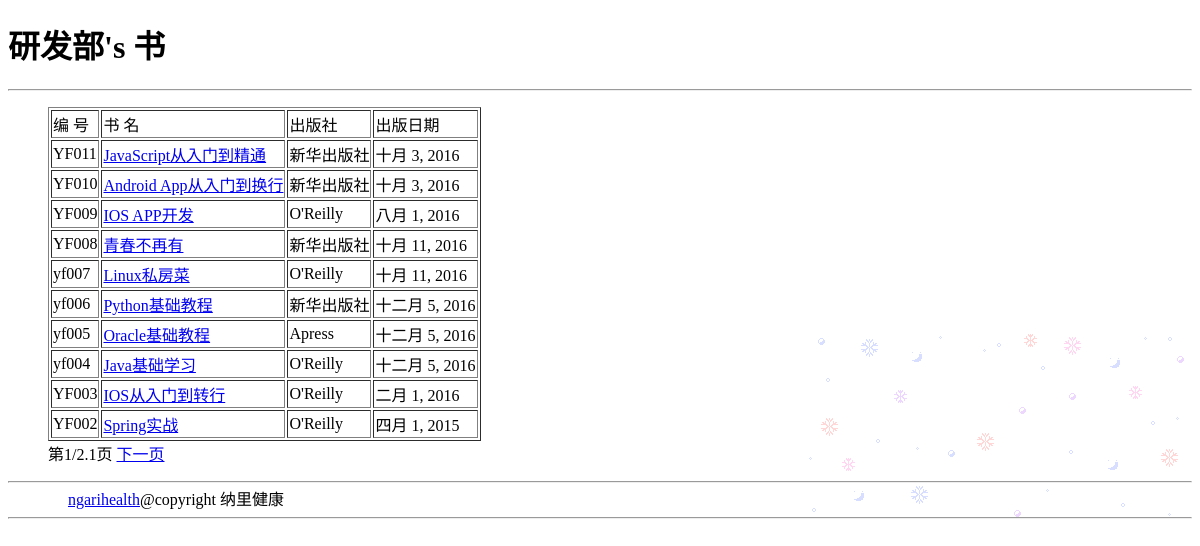
The page /books/ on the database its author committed.
### books/models.py (models this page shows, shortened)
@python_2_unicode_compatible
class Book(models.Model):
    book_no = models.CharField(max_length=200, blank=True, verbose_name='编号')
    title = models.CharField(max_length=200, verbose_name='书名')
    authors = models.ManyToManyField(Author, verbose_name='作者')
    publisher = models.ForeignKey(Publisher, verbose_name='出版社')
    publication_date = models.DateField(blank=True, verbose_name='出版日期')
    create_date = models.DateField(blank=True, verbose_name='创建日期')

@python_2_unicode_compatible
class Publisher(models.Model):
    name = models.CharField(max_length=50, verbose_name='出版社名称')
    address = models.CharField(max_length=50, verbose_name='详细地址')
    city = models.CharField(max_length=70, verbose_name='市')
    state_province = models.CharField(max_length=80, verbose_name='省')
    country = models.CharField(max_length=50, verbose_name='所属国家')
    website = models.URLField(verbose_name='网站')
    def __str__(self):
        return self.name
    class Meta:
        ordering = ['name']

### books/views.py (the view)
def index(request):
    try:
        curPage = int(request.GET.get('curPage', '1'))
        allPage = int(request.GET.get('allPage', '1'))
        pageType = str(request.GET.get('pageType', ''))
    except ValueError:
        curPage = 1
        allPage = 1
        pageType = ''
    if pageType == 'pageDown':
        curPage += 1
    elif pageType == 'pageUp':
        curPage -= 1
    startPos = (curPage - 1) * ONE_PAGE_OF_DATA
    endPos = startPos + ONE_PAGE_OF_DATA
    books = Book.objects.all().order_by('-id')[startPos: endPos]
    if curPage == 1 and allPage == 1:  # 标记1
        allPostCounts = Book.objects.count()
        allPage = allPostCounts / ONE_PAGE_OF_DATA
        remainPost = allPostCounts % ONE_PAGE_OF_DATA
        if remainPost > 0:
            allPage += 1
    return render(request, 'books/index.html', {'books': books, 'allPage': allPage, 'curPage': curPage})

### books/templates/books/index.html (shortened to what this page needs)
<!DOCTYPE html>
<html lang="en">
<head>
</head>
<body>
{% load static %}
<link rel="stylesheet" tpye="text/css" href="{% static 'books/style.css' %}">
<h1 class="">研发部's 书</h1>
<hr/>
<ul>
    <table border="1">
        <thead>
        <tr>
            <td>编 号</td>
            <td style="align-items: center;">书 名</td>
            <td>出版社</td>
            <td>出版日期</td>
        </tr>
        </thead>
        <tbody>
        {% for book in books %}
            <tr>
                <td>{{ book.book_no }}</td>
                <td><a href="#">{{ book.title }}</a></td>
                <td> {{ book.publisher }}</td>
                <td> {{ book.publication_date }}</td>
            </tr>
        {% endfor %}
        </tbody>
    </table>
    第{{ curPage }}/{{ allPage }}页
    {% ifnotequal curPage allPage %}
        <a href="?curPage={{ curPage }}&&allPage={{ allPage }}&&pageType=pageDown">
            下一页
        </a>
    {% endifnotequal %}
</ul>
<hr/>
<span style="text-align:center;margin: 10px 10px 10px 60px;">
        <a href="http://www.ngarihealth.com">ngarihealth</a>@copyright 纳里健康
    </span>
<hr/>
</body>
</html>

### books/static/books/style.css (style rules this page uses)
span { text-align:center;line-height:18px; }
body { background: white url("images/background.gif") no-repeat right bottom; }

### rows shown on the page
Book: book_no "YF011", title "JavaScript从入门到精通", publisher "新华出版社", publication_date "十月 3, 2016"
Book: book_no "YF010", title "Android App从入门到换行", publisher "新华出版社", publication_date "十月 3, 2016"
Book: book_no "YF009", title "IOS APP开发", publisher "O'Reilly", publication_date "八月 1, 2016"
Book: book_no "YF008", title "青春不再有", publisher "新华出版社", publication_date "十月 11, 2016"
Book: book_no "yf007", title "Linux私房菜", publisher "O'Reilly", publication_date "十月 11, 2016"
Book: book_no "yf006", title "Python基础教程", publisher "新华出版社", publication_date "十二月 5, 2016"
Book: book_no "yf005", title "Oracle基础教程", publisher "Apress", publication_date "十二月 5, 2016"
Book: book_no "yf004", title "Java基础学习", publisher "O'Reilly", publication_date "十二月 5, 2016"
Book: book_no "YF003", title "IOS从入门到转行", publisher "O'Reilly", publication_date "二月 1, 2016"
Book: book_no "YF002", title "Spring实战", publisher "O'Reilly", publication_date "四月 1, 2015"

### other values the page prints
{{ curPage }} "1"
{{ allPage }} "2.1"
